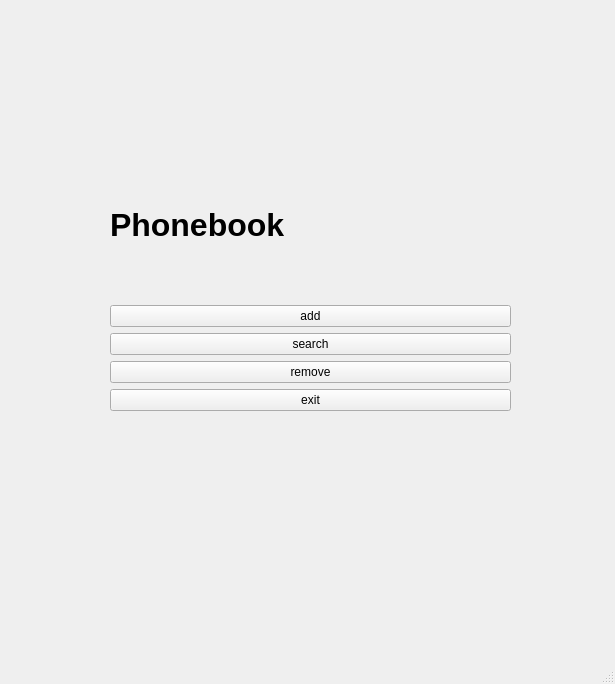
<?xml version="1.0" encoding="UTF-8"?>
<ui version="4.0">
 <class>MainWindow</class>
 <widget class="QMainWindow" name="MainWindow">
  <property name="geometry">
   <rect>
    <x>0</x>
    <y>0</y>
    <width>615</width>
    <height>684</height>
   </rect>
  </property>
  <property name="windowTitle">
   <string>MainWindow</string>
  </property>
  <property name="layoutDirection">
   <enum>Qt::LeftToRight</enum>
  </property>
  <widget class="QWidget" name="centralwidget">
   <widget class="QWidget" name="">
    <property name="geometry">
     <rect>
      <x>110</x>
      <y>150</y>
      <width>401</width>
      <height>261</height>
     </rect>
    </property>
    <layout class="QVBoxLayout" name="verticalLayout_2">
     <item>
      <widget class="QLabel" name="phonebookTitle">
       <property name="font">
        <font>
         <family>Arial</family>
         <pointsize>24</pointsize>
         <bold>true</bold>
        </font>
       </property>
       <property name="layoutDirection">
        <enum>Qt::LeftToRight</enum>
       </property>
       <property name="text">
        <string>Phonebook</string>
       </property>
      </widget>
     </item>
     <item>
      <layout class="QVBoxLayout" name="verticalLayout">
       <item>
        <widget class="QPushButton" name="btnAdd">
         <property name="text">
          <string>add</string>
         </property>
        </widget>
       </item>
       <item>
        <widget class="QPushButton" name="btnSearch">
         <property name="text">
          <string>search</string>
         </property>
        </widget>
       </item>
       <item>
        <widget class="QPushButton" name="btnRemove">
         <property name="text">
          <string>remove</string>
         </property>
        </widget>
       </item>
       <item>
        <widget class="QPushButton" name="btnExit">
         <property name="text">
          <string>exit</string>
         </property>
        </widget>
       </item>
      </layout>
     </item>
    </layout>
   </widget>
  </widget>
  <widget class="QMenuBar" name="menubar">
   <property name="geometry">
    <rect>
     <x>0</x>
     <y>0</y>
     <width>615</width>
     <height>22</height>
    </rect>
   </property>
  </widget>
  <widget class="QStatusBar" name="statusbar"/>
 </widget>
 <resources/>
 <connections/>
</ui>
